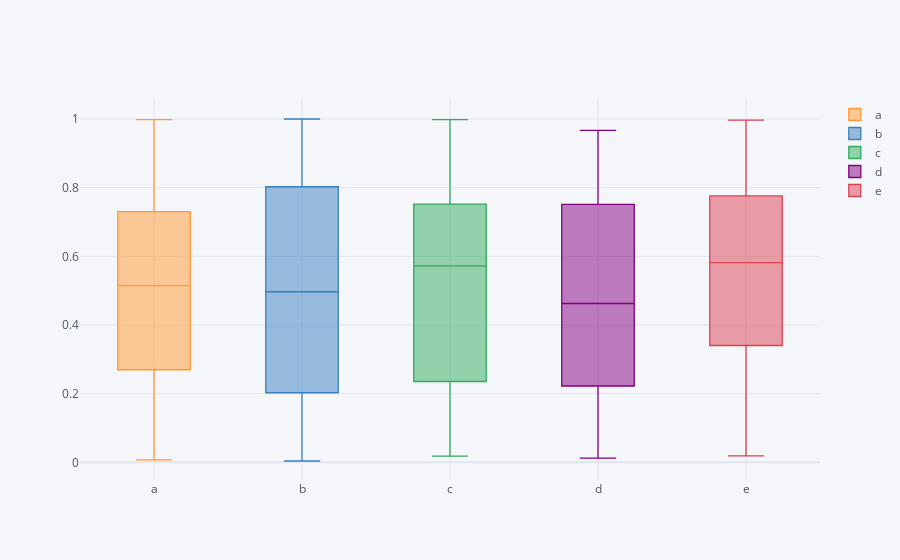

This figure's notebook cell:
### Markdown cell above
## Figure Plots

### Code cell
df.iplot(kind='box')
